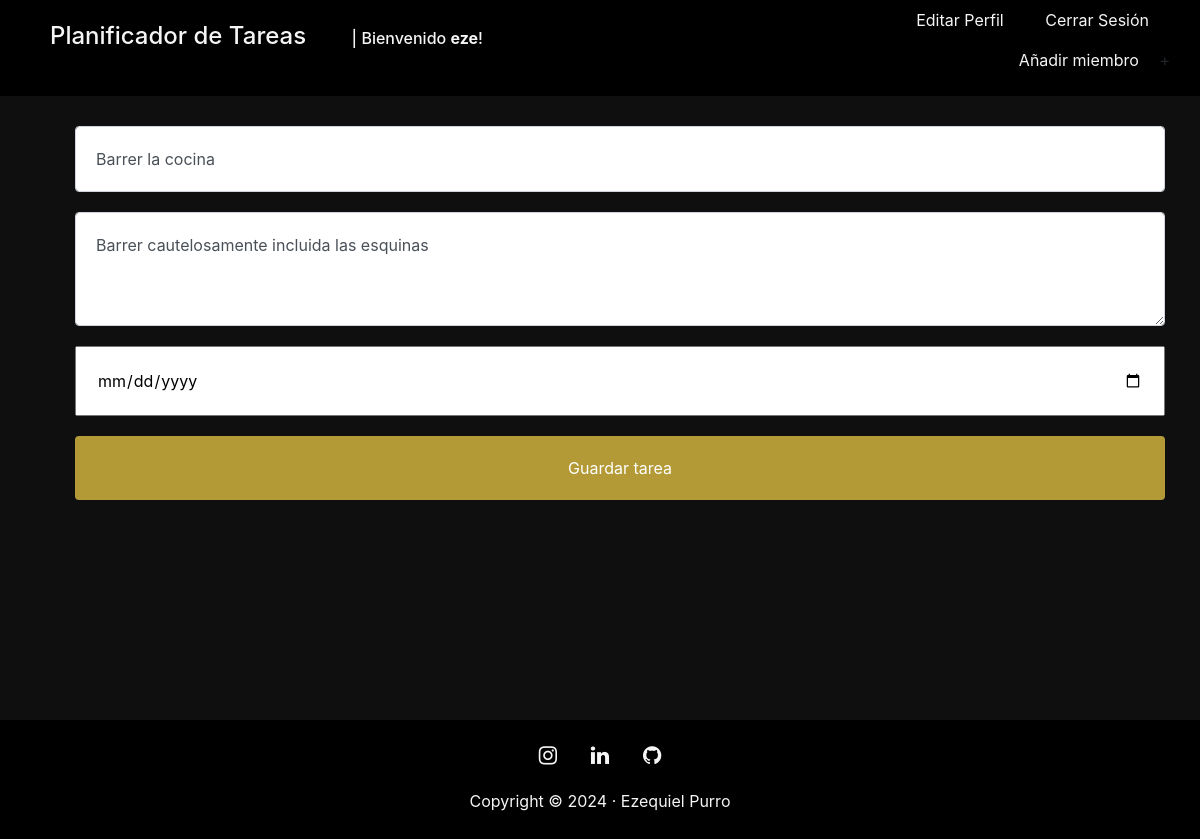
Page /tasks/update/9/ (signed in) on the committed database.
### tasks/models.py (models this page shows, shortened)
class Task(models.Model):
    title = models.CharField(max_length=200, verbose_name="Titulo")
    description = models.TextField(verbose_name="Descripción", null=True, blank=True)
    isDone = models.BooleanField(default=False, verbose_name="Tarea realizada")
    author = models.ForeignKey(User, verbose_name="Autor", on_delete=models.CASCADE, related_name='%(class)s_author', null=True, blank=True)
    target = models.ForeignKey(User, verbose_name="Destinatario", on_delete=models.CASCADE, related_name='%(class)s_target', null=True, blank=True)
    expiration = models.DateField(verbose_name="Fecha de expiración")
    created = models.DateTimeField(auto_now_add=True, verbose_name="Fecha de Creación")
    class Meta:
        verbose_name = "Tarea"
        verbose_name_plural = "Tareas"
        ordering = ['-created']

### tasks/views.py (the view)
# urls.py: path('update/<int:pk>/', TaskUpdateView.as_view(), name="task_update"),
@method_decorator(staff_member_required, name='dispatch')
class TaskUpdateView(UpdateView):
    model = Task
    form_class = TaskForm
    template_name_suffix = "_update_form"
    success_url = reverse_lazy("dashboard")

### tasks/forms.py
class TaskForm(forms.ModelForm):
    class Meta:
        model = Task
        fields = ['title', 'description', 'expiration']
        widgets = {
            'title': forms.TextInput(attrs={
                'style':'padding: 20px; margin: 20px;',
                'class':'form-control',
                'placeholder':'Tarea a realizar'}
            ),
            'description': forms.Textarea(attrs={
                'style':'padding: 20px; margin: 20px;',
                'class':'form-control',
                'placeholder':'Descripción',
                'id':'exampleFormControlTextarea1',
                'rows':3}
            ),
            'expiration': forms.DateInput(attrs={
                'style':'margin-left: 20px; width: 100%; padding: 20px',
                'class':'form-label',
                'type':'date'}
            ),
        }

### tasks/templates/tasks/task_update_form.html (shortened to what this page needs)
{% extends 'core/base.html' %}
{% block content %}
    <div class="container" style="height: 78vh;">
        <form action="" method="POST">
                <div style="padding: 10px">
                    {{form.title}}
                    {{form.description}}
                    {{form.expiration}}
                    <input type="submit" value="Guardar tarea" class="btn btn-primary" style="cursor: pointer; background-color: #b39a36; border: none; width: 100%; padding: 20px; margin: 20px; " />
                </div>
        </form>
    </div>
{% endblock %}

### core/templates/core/base.html (shortened to what this page needs)
<!DOCTYPE html>
<html lang="es">
<head>
    {% load static %}
    <link href="{% static 'core/vendor/bootstrap/css/bootstrap.min.css' %}" rel="stylesheet">
    <link href="{% static 'core/vendor/font-awesome/css/font-awesome.min.css' %}" rel="stylesheet" type="text/css">
</head>
<body style="background-color: rgb(15, 15, 15);">
    <header>
        <nav class="navbar" style="padding: 0px 0px 0px 0px;">
                <div class="container-fluid" style="background-color: black;">
                    <div class="col-sm-8" >
                      <ul class="list-inline text-left">
                        <li class="list-inline-item">
                          <a class="navbar-brand" href="{% url 'home' %}"  style="padding: 20px;"><h4 style="color: whitesmoke;">Planificador de Tareas</h4></a>
                        </li>
                        {% if user.is_authenticated %}
                          <li class="list-inline-item">
                            <h6 style="color: whitesmoke;">| Bienvenido <b><a href="{% url 'profile_form' %}" style="color: whitesmoke;">{{user}}</a></b>!</h6>
                          </li>
                        {% endif %}
                      </ul>
                    </div>
                    <div class="col-sm-4">
                        <ul class="list-inline text-right">
                          {% if not user.is_authenticated %}
                              <li class="list-inline-item">
                                  <a href="{% url 'login' %}" class="nav-link" style="color: whitesmoke;">Iniciar Sesión</a>
                              </li>
                          {% else %}
                              <li class="list-inline-item">
                                  <a href="{% url 'profile_form' %}" class="nav-link" style="color: whitesmoke;">Editar Perfil</a>
                              </li>
                              <li class="list-inline-item">
                              <a href="{% url 'logoutexp' %}" class="nav-link" style="color: whitesmoke;">Cerrar Sesión</a>
                              </li>
                              {% if user.is_staff %}
                                <li class="list-inline-item">
                                    <a href="{% url 'add_member' %}" class="nav-link" style="color: whitesmoke;">Añadir miembro</a>
                                </li>    +
                                {% endif %}
                          {% endif %}
                          </ul>
                    </div>
                </div>
        </nav>
    </header>
    {% block content %} {% endblock %}
    <footer>
        <div class="container-fluid" style="background-color: black;">
          <div class="row">
            <div class="col-lg-8 col-md-10 mx-auto">
              <ul class="list-inline text-center">
                <li class="list-inline-item">
                  <a href="https://www.instagram.com/ezepurro/" target="_blank">
                    <span class="fa-stack fa-lg" style="padding: 15px;">
                        <i class="fa fa-instagram fa-stack-1x fa-inverse" style="color: whitesmoke;"></i>
                    </span>
                  </a>
                </li>
                <li class="list-inline-item">
                  <a href="https://www.linkedin.com/in/ezequiel-purro-75920b7a/" target="_blank">
                    <span class="fa-stack fa-lg" style="padding: 15px;">
                        <i class="fa fa-linkedin fa-stack-1x fa-inverse" style="color: whitesmoke;"></i>
                    </span>
                  </a>
                </li>
                <li class="list-inline-item">
                  <a href="https://github.com/ezepurro" target="_blank">
                    <span class="fa-stack fa-lg" style="padding: 15px;">
                        <i class="fa fa-github fa-stack-1x fa-inverse" style="color: whitesmoke;"></i>
                    </span>
                  </a>
                </li>
              </ul>
              <p class="copyright" style="text-align: center; color: whitesmoke; padding: 10px;">Copyright &copy; 2024 · Ezequiel Purro </p>
            </div>
          </div>
        </div>
      </footer>
</body>
</html>

### rows in the picture
Task: title "Barrer la cocina", description "Barrer cautelosamente incluida las esquinas"

### other values in the picture
{{ user }} "eze"
